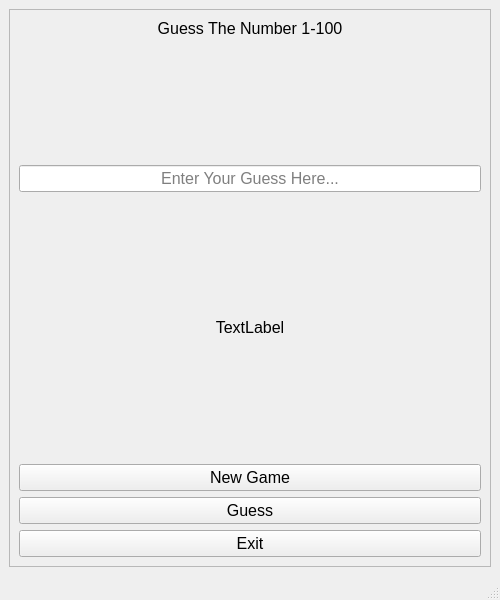
<?xml version="1.0" encoding="UTF-8"?>
<ui version="4.0">
 <class>w_MainWindow</class>
 <widget class="QMainWindow" name="w_MainWindow">
  <property name="geometry">
   <rect>
    <x>0</x>
    <y>0</y>
    <width>500</width>
    <height>600</height>
   </rect>
  </property>
  <property name="font">
   <font>
    <pointsize>12</pointsize>
   </font>
  </property>
  <property name="windowTitle">
   <string>Number Guess</string>
  </property>
  <widget class="QWidget" name="centralwidget">
   <layout class="QGridLayout" name="gridLayout">
    <item row="0" column="0">
     <widget class="QFrame" name="frame">
      <property name="frameShape">
       <enum>QFrame::Shape::StyledPanel</enum>
      </property>
      <property name="frameShadow">
       <enum>QFrame::Shadow::Raised</enum>
      </property>
      <layout class="QGridLayout" name="gridLayout_2">
       <item row="3" column="0">
        <spacer name="verticalSpacer_2">
         <property name="orientation">
          <enum>Qt::Orientation::Vertical</enum>
         </property>
         <property name="sizeHint" stdset="0">
          <size>
           <width>20</width>
           <height>40</height>
          </size>
         </property>
        </spacer>
       </item>
       <item row="6" column="0">
        <widget class="QPushButton" name="pb_new_game">
         <property name="text">
          <string>New Game</string>
         </property>
        </widget>
       </item>
       <item row="1" column="0">
        <spacer name="verticalSpacer">
         <property name="orientation">
          <enum>Qt::Orientation::Vertical</enum>
         </property>
         <property name="sizeHint" stdset="0">
          <size>
           <width>20</width>
           <height>40</height>
          </size>
         </property>
        </spacer>
       </item>
       <item row="0" column="0">
        <widget class="QLabel" name="label">
         <property name="text">
          <string>Guess The Number 1-100</string>
         </property>
         <property name="alignment">
          <set>Qt::AlignmentFlag::AlignCenter</set>
         </property>
        </widget>
       </item>
       <item row="8" column="0">
        <widget class="QPushButton" name="pb_exit">
         <property name="text">
          <string>Exit</string>
         </property>
        </widget>
       </item>
       <item row="2" column="0">
        <widget class="QLineEdit" name="le_user_guess">
         <property name="inputMask">
          <string/>
         </property>
         <property name="maxLength">
          <number>3</number>
         </property>
         <property name="cursorPosition">
          <number>0</number>
         </property>
         <property name="alignment">
          <set>Qt::AlignmentFlag::AlignCenter</set>
         </property>
         <property name="placeholderText">
          <string>Enter Your Guess Here...</string>
         </property>
        </widget>
       </item>
       <item row="7" column="0">
        <widget class="QPushButton" name="pb_guess">
         <property name="text">
          <string>Guess</string>
         </property>
        </widget>
       </item>
       <item row="4" column="0">
        <widget class="QLabel" name="lb_result_label">
         <property name="text">
          <string>TextLabel</string>
         </property>
         <property name="alignment">
          <set>Qt::AlignmentFlag::AlignCenter</set>
         </property>
        </widget>
       </item>
       <item row="5" column="0">
        <spacer name="verticalSpacer_3">
         <property name="orientation">
          <enum>Qt::Orientation::Vertical</enum>
         </property>
         <property name="sizeHint" stdset="0">
          <size>
           <width>20</width>
           <height>40</height>
          </size>
         </property>
        </spacer>
       </item>
      </layout>
     </widget>
    </item>
   </layout>
  </widget>
  <widget class="QStatusBar" name="statusbar"/>
  <action name="actionExit_Game">
   <property name="text">
    <string>Exit Game</string>
   </property>
  </action>
 </widget>
 <resources/>
 <connections/>
</ui>
